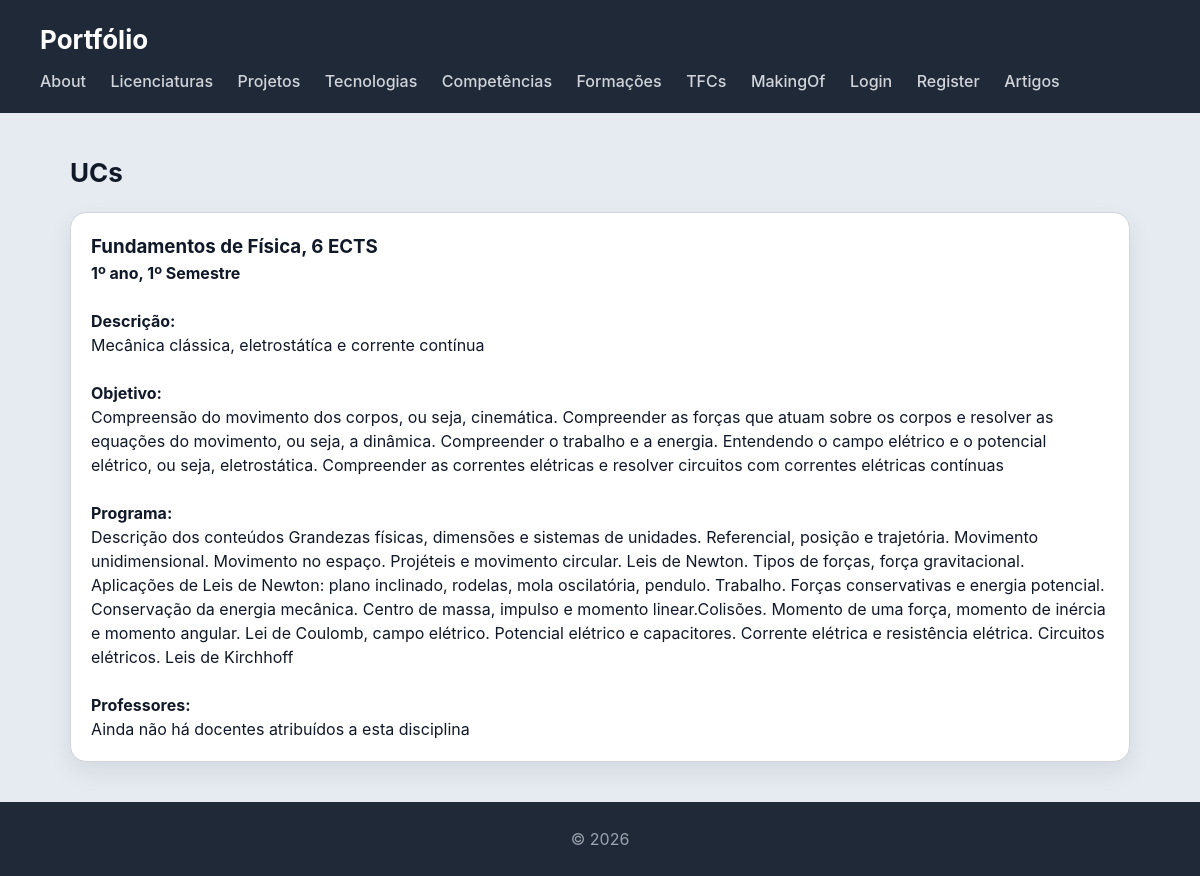
The page /portfolio/uc/1127 on the database its author committed.
### portfolio/models.py (models this page shows, shortened)
class UC(models.Model):
    nome = models.CharField(max_length=100)
    descricao = models.TextField(blank=True)
    objetivo = models.TextField(blank=True)
    programa = models.TextField(blank=True)
    ano = models.IntegerField()
    semestre = models.CharField(max_length=20)
    ects = models.IntegerField()
    docente = models.ManyToManyField(Docente, related_name="ucs", blank=True)
    imagem = models.ImageField(upload_to="fotos_uc/", blank=True)

### portfolio/views.py (the view)
# urls.py: path("uc/<int:id>", views.uc_view, name="uc"),
def uc_view(request, id):
    uc = UC.objects.get(id=id)
    return render(request, "portfolio/uc.html", {"uc":uc})

### portfolio/templates/portfolio/uc.html
{% extends "portfolio/base.html" %}
{% block content %}
<h2>UCs</h2>
<section>
    <article>
        <h3>{{ uc.nome }}, {{ uc.ects }} ECTS</h3>
        <h4>{{ uc.ano }}º ano, {{ uc.semestre }}</h4>
        <br>
        <h4>Descrição:</h4>
        <p>{{uc.descricao}}</p>
        <br>
        <h4>Objetivo:</h4>
        <p>{{uc.objetivo}}</p>
        <br>
        <h4>Programa:</h4>
        <p>{{uc.programa}}</p>
        <br>
        <h4>Professores:</h4>
        {% for docente in uc.docente.all %}
            <p>{{ docente.nome }}</p>
        {% empty %}
            <p>Ainda não há docentes atribuídos a esta disciplina</p>
        {% endfor %}
    </article>
</section>
{% endblock %}

### portfolio/static/portfolio/styles.css (style rules this page uses)
* { box-sizing: border-box; margin: 0; padding: 0; }
body { font-family: "Inter", "Segoe UI", system-ui, -apple-system, sans-serif; background: #e6ebf2; color: #111827; line-height: 1.5; }
h2 { margin-bottom: 20px; font-size: 26px; }
section > article { background: white; padding: 20px; border-radius: 16px; border: 1px solid #d1d5db; box-shadow: 0 10px 25px rgba(0,0,0,0.08); transition: all 0.25s ease; margin-bottom: 20px; }

### rows shown on the page
UC: nome "Fundamentos de Física", ects "6", ano "1", semestre "1º Semestre", descricao "Mecânica clássica, eletrostátíca e corrente contínua", objetivo "Compreensão do movimento dos corpos, ou seja, cinemática. Compreender as forças que atuam sobre os corpos e resolver as equações do movimento, ou seja, a dinâmica. Compreender o trabalho e a energia. Entendendo o campo elétrico e o potencial elétrico, ou seja, eletrostática. Compreender as correntes elétricas e resolver circuitos com correntes elétricas contínuas", programa "Descrição dos conteúdos Grandezas físicas, dimensões e sistemas de unidades. Referencial, posição e trajetória. Movimento unidimensional. Movimento no espaço. Projéteis e movimento circular. Leis de Newton. Tipos de forças, força gravitacional. Aplicações de Leis de Newton: plano inclinado, rodelas, mola oscilatória, pendulo. Trabalho. Forças conservativas e energia potencial. Conservação da energia mecânica. Centro de massa, impulso e momento linear.Colisões. Momento de uma força, momento de inércia e momento angular. Lei de Coulomb, campo elétrico. Potencial elétrico e capacitores. Corrente elétrica e resistência elétrica. Circuitos elétricos. Leis de Kirchhoff"
